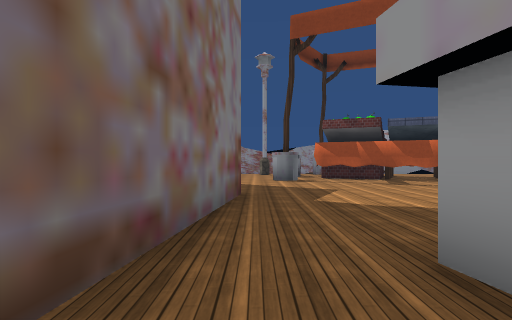
[1] (above)

24 first-person views from a walk through a 3-D level made in the Unity game engine. The camera is 1.3 m above the floor, looks level and sees 75° across. The floor is counted in squares, 2 m on a side. Each view is taken from the middle of a square. On the plan, view 1 faces up. The plan holds only what a view shows up to about 10 squares ahead; the rest is blank. The place goes on beyond the plan. Some surface patterns are stand-ins.

[2]
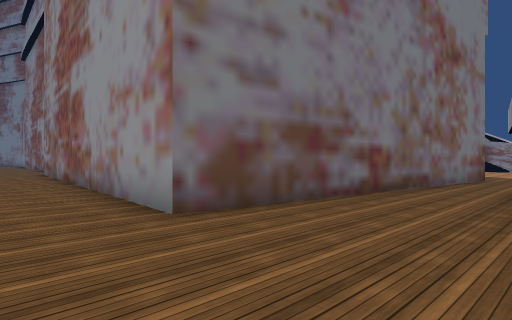

[3]
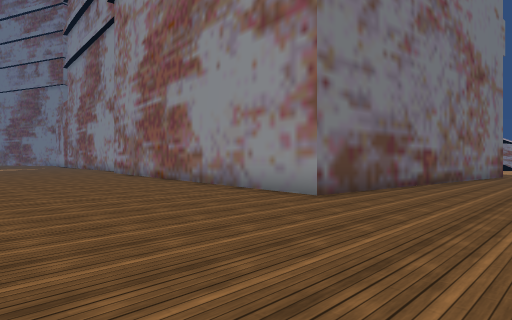

[4]
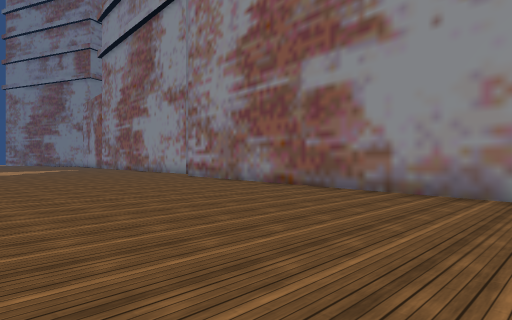

[5]
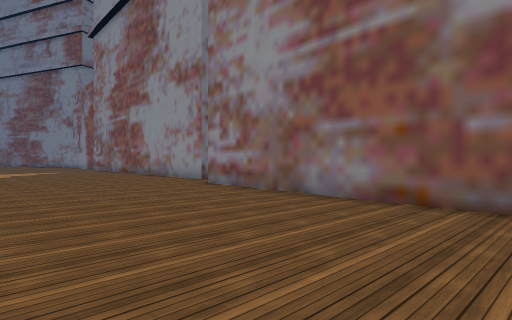

[6]
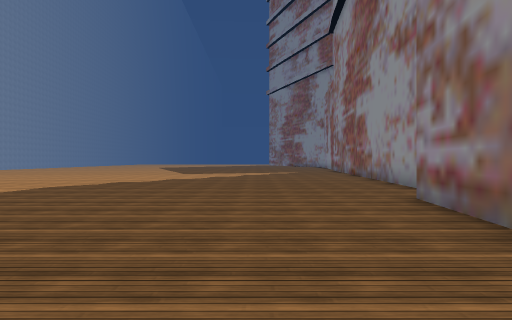

[7]
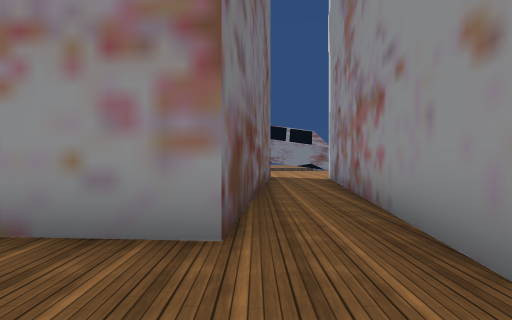

[8]
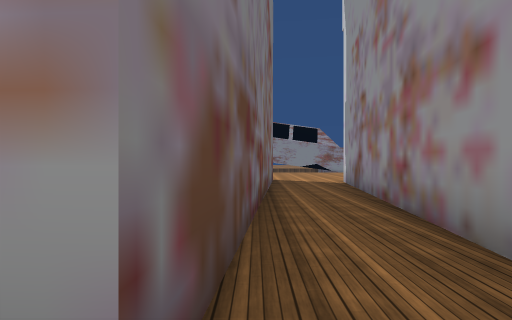

[9]
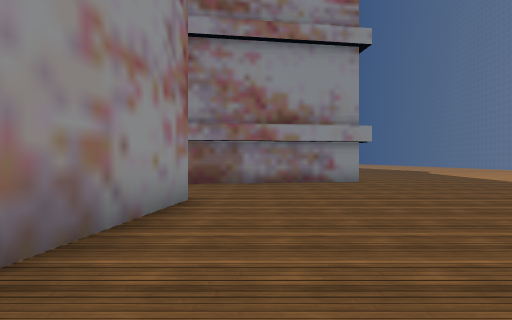

[10]
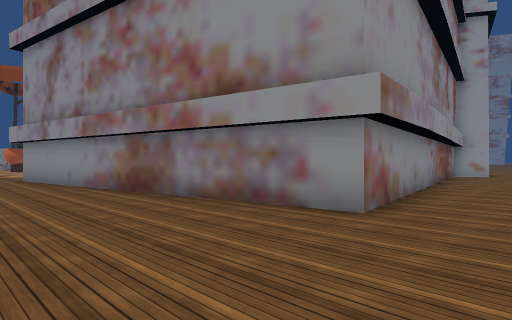

[11]
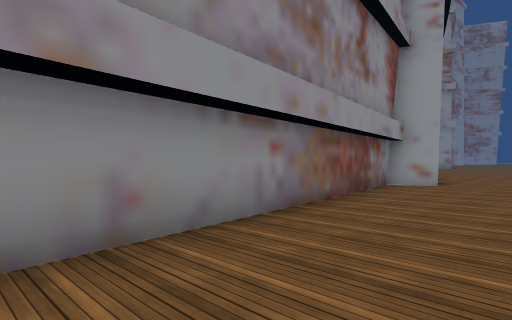

[12]
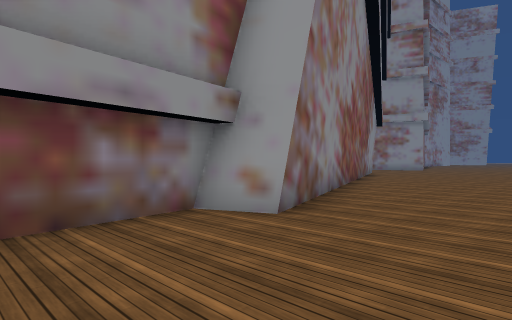

[13]
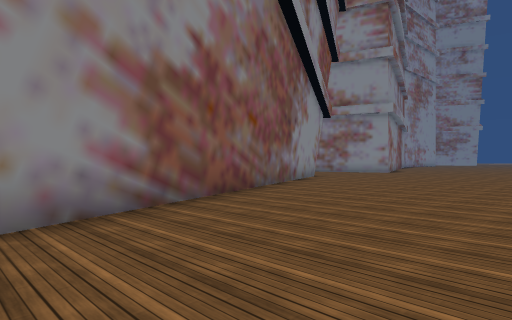

[14]
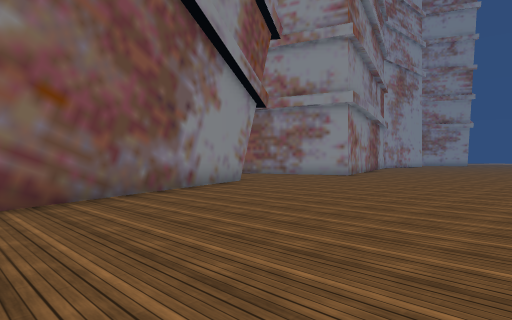

[15]
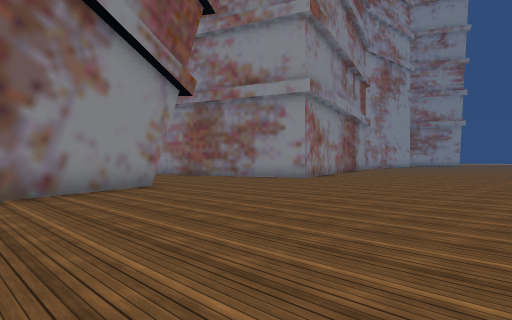

[16]
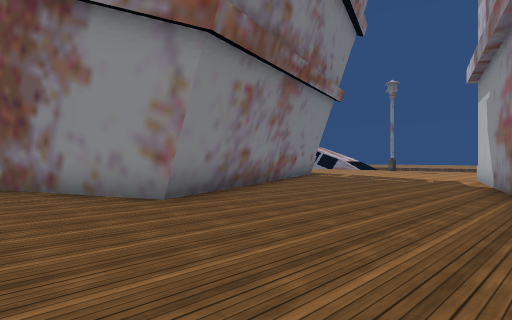

[17]
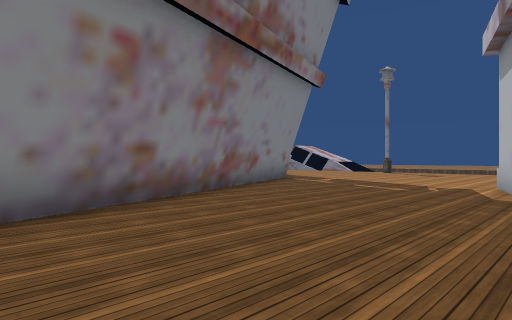

[18]
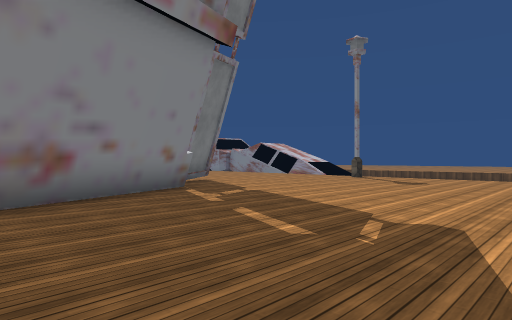

[19]
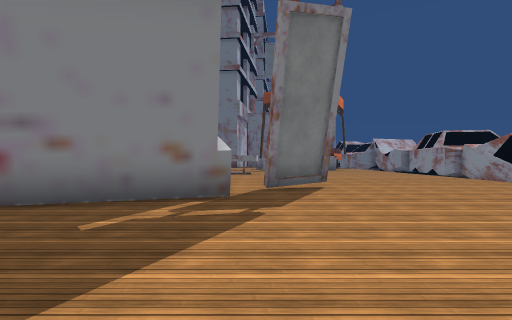

[20]
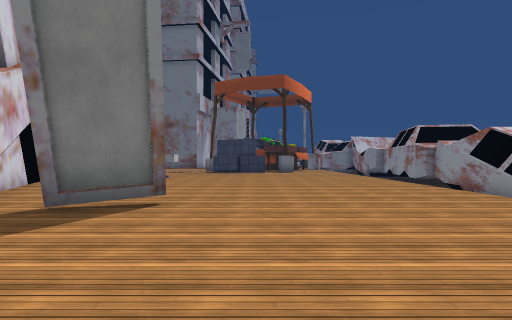

[21]
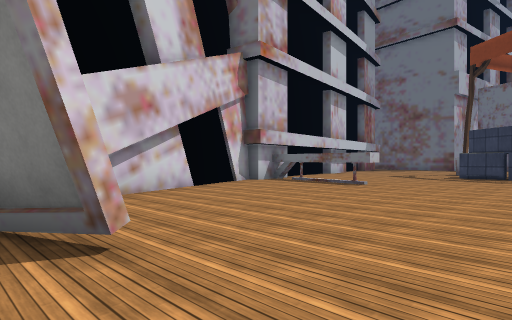

[22]
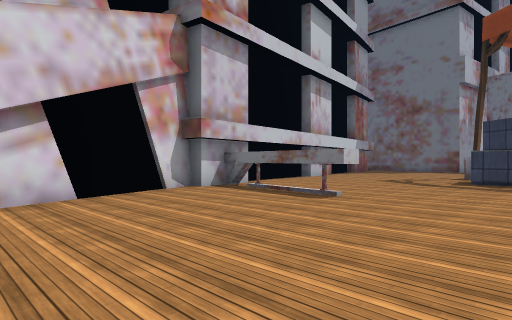

[23]
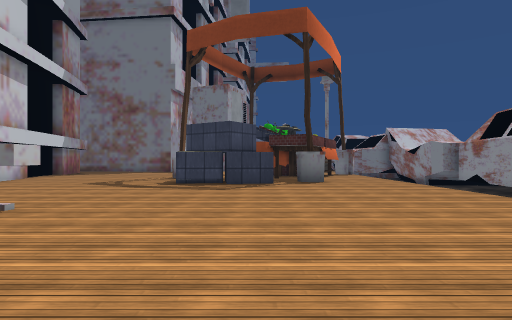

[24]
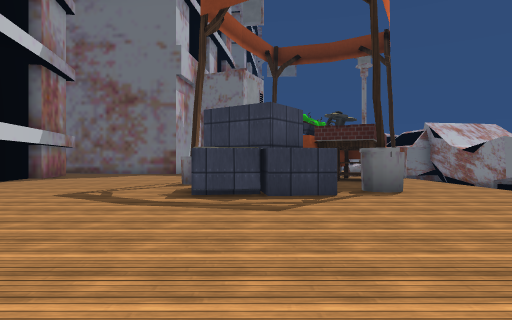

### Floor plan
Points are (right, up) in squares from view 1. A wall is a line through its corners. A room is listed if a view was taken in it or the views show most of it. See-through windows are left out.
Room 1 (views 1, 2, 3, 4, 5, 6, 7, 8, 9, 10)
walls: (2.8, -8) (1.1, 2.1); (-15.8, 4.6) (-16.3, -1.3) (-19, -1.1); (-0.6, 3.6) (-1.5, -3.9) (-14.6, -2.3) (-13.8, 4.4)
ways out: opening at (0.5, 2.5) to room 2; opening at (1.5, -9.5) to room 2; opening at (-15, 4)
Room 2 (views 11, 12, 13, 14, 15, 16, 17, 18, 19, 20, 21, 22, 23, 24)
walls: (19.4, 6.1) (19.9, 6.3); (14.3, 3.8) (19.6, 5.9); (20.9, 9.6) (21.2, 9.7) (21.8, 8.2); (13.5, 8.1) (13.9, 8) (13.3, 4.1) (14.2, 4.3); (23.2, 7.7) (27.3, -2.1); (8.9, 10.2) (9.1, 8.9); (8.9, 11.5) (9.3, 8.9); (27.1, -2.2) (14.2, -7.3) (13.7, -6.2) (2.8, -8); (31, 2.7) (29.5, 7.3); (-0.3, 6.3) (-0.6, 3.6)
low walls: (23.1, 7.5) (23.5, 6.3); (23.6, 6.2) (24.5, 4); (24.6, 3.9) (25.5, 1.6); (25.6, 1.5) (26.5, -0.8); (26.6, -0.9) (27.1, -2.2)
ways out: opening at (0.5, 2.5) to room 1; opening at (1.5, -9.5) to room 1; gap at (22, 8)

Where each view was taken, in squares from view 1:
view 1: 0 up, 0 right, facing up
view 2: 6 down, 2 right, facing up-left
view 3: 9 down, 2 right, facing up-left
view 4: 10 down, 3 left, facing up-left
view 5: 8 down, 7 left, facing up-left
view 6: 5 down, 9 left, facing left
view 7: 4 down, 16 left, facing up
view 8: 2 down, 16 left, facing up
view 9: 5 down, 7 left, facing right
view 10: 10 down, 1 left, facing up-right
view 11: 10 down, 5 right, facing up-right
view 12: 10 down, 11 right, facing up-right
view 13: 10 down, 16 right, facing up-right
view 14: 10 down, 20 right, facing up-right
view 15: 10 down, 23 right, facing up-right
view 16: 5 down, 32 right, facing up-left
view 17: 2 down, 31 right, facing up-left
view 18: 3 up, 30 right, facing up-left
view 19: 8 up, 29 right, facing left
view 20: 11 up, 26 right, facing left
view 21: 12 up, 22 right, facing down-left
view 22: 11 up, 19 right, facing down-left
view 23: 11 up, 18 right, facing left
view 24: 10 up, 15 right, facing left
